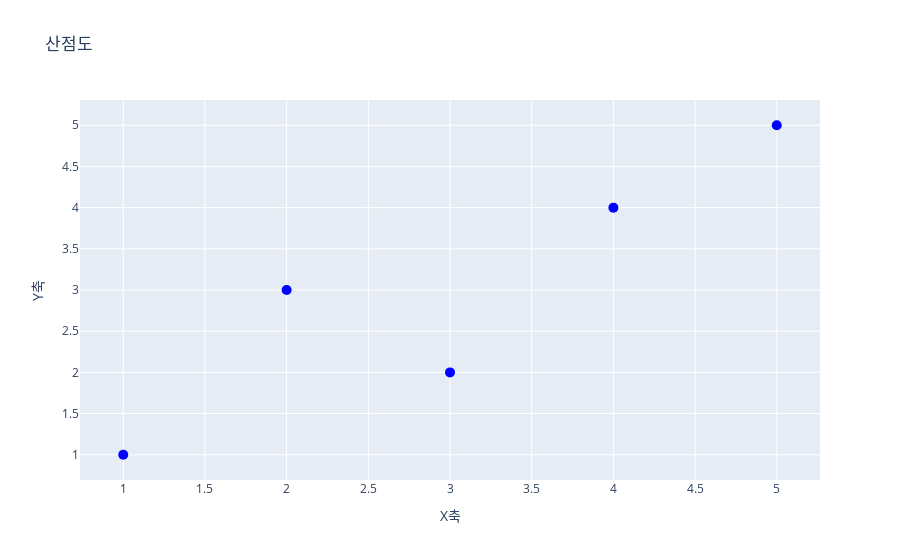

The code cell stored with this chart in its notebook:
### Code cell
#산점도 
x_data =[1,2,3,4,5]
y_data =[1,3,2,4,5]

flights = sns.load_dataset("flights")  
fig = go.Figure(data = go.Scatter(x = x_data ,
                                  y = y_data ,
                                  mode = 'markers' ,
                                  marker = dict(size = 10,
                                                color = "blue",
                                                symbol= "circle"))) #symbol circle , square , star, x , bowtie , asterisk-open
                                                                    #star-triangle-down
fig.update_layout(
title = "산점도",
        xaxis_title = "X축" , 
        yaxis_title = "Y축")
fig.show()

### Figure 1 — Plotly figure (JSON) as saved in the notebook; plotly's stock layout.template omitted (floating-point values rounded to 4 significant figures)
{"data": [{"marker": {"color": "blue", "size": 10, "symbol": "circle"}, "mode": "markers", "type": "scatter", "x": [1, 2, 3, 4, 5], "y": [1, 3, 2, 4, 5]}], "layout": {"title": {"text": "산점도"}, "xaxis": {"title": {"text": "X축"}}, "yaxis": {"title": {"text": "Y축"}}}}
